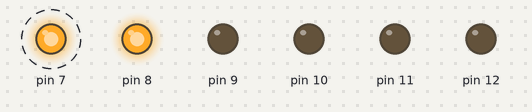
The sketch below on a simulated Arduino Uno, built with avr-gcc and run on an emulated ATmega328P. Shown: output pins drawn as LEDs (lit = HIGH). Dashed ring = blinking.

Above: at 0.5 s.
At 2.5 s:
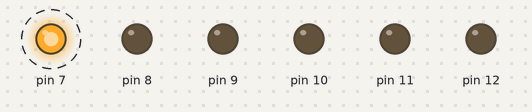
Timing chart, 0 to 5.2 s (numbered marks = the images above):
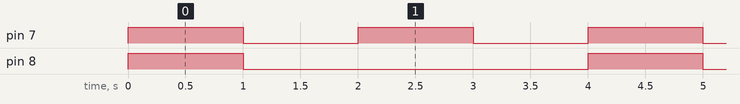

The sketch:

e.ino
```cpp
void setup() {
  pinMode(12, OUTPUT);
  pinMode(11, OUTPUT);
  pinMode(10, OUTPUT);
  pinMode(9, OUTPUT);
  pinMode(8, OUTPUT);
  pinMode(7, OUTPUT);
}

void loop() {
long timeSec = millis()/1000;

if (timeSec % 2 == 0) digitalWrite(7, HIGH);
else digitalWrite(7, LOW);
if (timeSec % 4 == 0) digitalWrite(8, HIGH);
else digitalWrite(8, LOW);

}
```

Measured:
- by itself, pin 7: alternates HIGH for 1.0 s and LOW for 1.0 s
- by itself, pin 8: alternates HIGH for 1.0 s and LOW for 3.0 s
- by itself, everything shown: repeats every 4.0 s, in 4 steps
